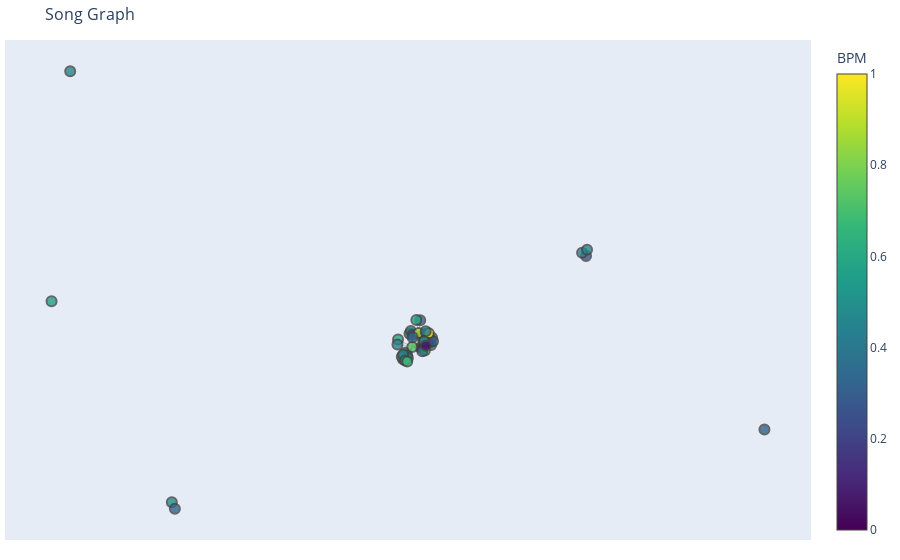

Notebook code cell kept with this figure:
### Code cell
# 'Pier - Angèle Saiyan (Techno Edit).mp3" bpm is too low, we remove it
df = df[df.song != 'Pier - Angèle Saiyan (Techno Edit).mp3']

# Assuming df is your DataFrame with songs and their BPMs
G = create_graph(df)
G = create_graph_key_constraint(df)

# Normalize BPM for color mapping
bpm_normalized = (df.set_index('song')['bpm'] - df['bpm'].min()) / (df['bpm'].max() - df['bpm'].min())

# Calculate node positions
pos = nx.spring_layout(G)

# Node trace
node_trace = go.Scatter(
    x=[pos[node][0] for node in G.nodes()],
    y=[pos[node][1] for node in G.nodes()],
    mode='markers',
    marker=dict(
        size=10,
        color=[bpm_normalized[node] for node in G.nodes()],
        colorscale='Viridis',
        colorbar=dict(title='BPM'),
        line_width=2,
        opacity=0.8  # Reduced opacity
    ),
    text=[node for node in G.nodes()],  # Hover text
    hoverinfo='text'
)

# Edge trace
edge_trace = go.Scatter(
    x=[],
    y=[],
    line=dict(width=0.5, color='#888'),
    hoverinfo='none',
    mode='lines')

for edge in G.edges():
    x0, y0 = pos[edge[0]]
    x1, y1 = pos[edge[1]]
    edge_trace['x'] += (x0, x1, None)
    edge_trace['y'] += (y0, y1, None)

# Create the figure
fig = go.Figure(data=[edge_trace, node_trace],
                layout=go.Layout(
                    title='Song Graph',
                    titlefont_size=16,
                    showlegend=False,
                    hovermode='closest',
                    margin=dict(b=20, l=5, r=5, t=40),
                    xaxis=dict(showgrid=False, zeroline=False, showticklabels=False),
                    yaxis=dict(showgrid=False, zeroline=False, showticklabels=False))
                )

fig.show()

### Figure 1 — Plotly figure (JSON) as saved in the notebook; plotly's stock layout.template omitted (floating-point values rounded to 4 significant figures; data arrays with more than 128 entries replaced by an {"elided": "..."} marker saying what was removed)
{"data": [{"hoverinfo": "none", "line": {"color": "#888", "width": 0.5}, "mode": "lines", "type": "scatter", "x": {"elided": "471 float values"}, "y": {"elided": "471 float values"}}, {"hoverinfo": "text", "marker": {"color": [0.5946, 0.4595, 0.5946, 0.4595, 0.4595, 0.4865, 0.5946, 0.3243, 0.1081, 0.3243, 0, 0.05405, 0.4595, 0.5946, 0.4595, 0.2703, 0.4865, 0.2162, 0.3243, 0.3243, 0.4595, 0.1892, 0.5946, 0.7297, 0.4054, 0, 0.4595, 0.5946, 0.8649, 0.3243, 0.4595, 0.4595, 0.2162, 0.3243, 1, 0.3243, 0.5676, 0.4324, 0.4595, 0.5946, 0.6757, 0.4595, 0.5135, 0.3243, 0.7297, 0.05405], "colorbar": {"title": {"text": "BPM"}}, "colorscale": [[0, "#440154"], [0.1111, "#482878"], [0.2222, "#3e4989"], [0.3333, "#31688e"], [0.4444, "#26828e"], [0.5556, "#1f9e89"], [0.6667, "#35b779"], [0.7778, "#6ece58"], [0.8889, "#b5de2b"], [1, "#fde725"]], "line": {"width": 2}, "opacity": 0.8, "size": 10}, "mode": "markers", "text": ["Freeze Corleone - Freeze Raël (ØKKY Techno edit).mp3", "Matrakk - 69 Carats [UFR001].mp3", "Ascendant Vierge - Influenceur (Nyctonian Industrial Remix)[FREE WAV DOWNLOAD].mp3", "Oliver Tree - Miss You (Nyctonian Tech Pop  Techno Remix)[OUT ON SPOTIFY ETC!].mp3", "Jaëss - Kick Dans Ton Cor.mp3", "Arman John - Phased Reality.mp3", "LÄUFF Ft. Suzy Phosphore - Attrape-Moi [SINDEXVA005].mp3", "Freeze Corleone - Jour De Plus (ØKKY Techno edit).mp3", "Alignment - Future Dancefloor [VNR043  A2].mp3", "Mika - Relax, Take It Easy (E11 Rave Edit) [FREE DOWNLOAD].mp3", "Booba x Kaaris - Kalash (Hyperpop remix).mp3", "Armin van Buuren - Computers Take Over The World.mp3", "Migos - Walk It Talk It (DURDENHAUER Edit) [FREE DOWNLOAD].mp3", "MATRAKK ft Morgane Rey - Mon Amour.mp3", "YGNOR - Disruptive Element [JAH030].mp3", "SCH - Autobahn (ÆDE Remix - FREE DL).mp3", "Live attack.mp3", "Cooler Than Me.mp3", "BICEP - Glue (Rialians On Earth Remix  ACOR HT Rework) [MORC014].mp3", "Ascendant Vierge - Influenceur (Onelas Edit) FREE DL.mp3", "DJ Traytex X 1luu - No Signs.mp3", "UNMD - After Sa Mère (Lilith † AD†AM Resurection).mp3", "PREMIERE Kylie Minogue - My Head (Dallaniel EDIT)[Frenetik].mp3", "Faithless - Insomnia [ Techno Remix by brxndy ].mp3", "Thalassophobia.mp3", "Vois sur ton chemin (Techno Mix).mp3", "RAËL - Schmieren [SINDEX018].mp3", "Wick x Jasic - All The Things She Said (Schranz Edit) [MORC009] ~ free dl.mp3", "Saint Anne [ABR038].mp3", "Trepidation.mp3", "Premiere  MATRAKK - Walk After Woman.mp3", "Nyctonian x OGUZ - GOLDEN SZN.mp3", "Gazo - Tchin 2x (Just Pedro Techno Edit).mp3", "Folcoch - Not So Bad.mp3", "Sum41 - Still Waiting (1luu Bootleg).mp3", "Kenya Grace - Strangers (K1LO '2000s' Techno Remix).mp3", "Fly Away On The Wings Of The Wind (PEACE🕊 EDIT).mp3", "Matrakk - You Got The Trance.mp3", "Damso - Morose (RETSA flip).mp3", "AMRK - Exhausted (ft. Dr. Pops) [FREE DL].mp3", "Ayo Technology (Kølab Rave Edit).mp3", "Voyage.mp3", "Trois Nuits.mp3", "POUMTICA - REMIX WEJDENE JE T'AIME DE OUF[FREE DOWNLOAD].mp3", "Pawlowski - Demonic Dimensions [Oldschool Mix]  Possession exclusivity.mp3", "Naps - Dreamlife feat. SCH (Just Pedro Techno Remix).mp3"], "type": "scatter", "x": [0.05978, -0.01242, 0.06248, -0.01832, 0.03915, -0.0006555, -0.03247, 0.05666, 0.03008, 0.02942, 0.03507, 0.0376, 0.003177, -0.01265, -0.006882, 0.4924, -0.6641, 0.008198, 0.04838, 0.04377, -0.03409, 0.04723, -0.02199, 0.04236, 0.0353, 0.05738, -0.9479, 0.01861, 0.0253, 0.06515, -0.005052, 0.4814, 0.04694, 0.008155, 0.05343, 0.9906, -1, 0.04473, -0.01832, -0.01281, -0.006871, 0.4953, 0.0402, -0.6557, 0.007295, 0.0447], "y": [-0.01235, -0.0294, 0.003539, -0.04393, 0.01107, 0.01238, -0.0004078, 0.0009811, -0.01808, 0.04252, -0.0188, -0.001164, 0.01865, -0.03776, -0.03536, 0.1852, -0.3612, 0.01104, -0.007773, 0.001419, -0.0115, -0.005374, -0.03829, -0.02442, -0.0262, -0.007066, 0.5951, 0.04304, 0.01399, -0.004194, -0.04139, 0.1922, 0.01272, 0.004564, 0.01379, -0.2, 0.08481, 0.01824, -0.03369, -0.04656, -0.04894, 0.1993, -0.004236, -0.3758, -0.01688, -0.01379]}], "layout": {"hovermode": "closest", "margin": {"b": 20, "l": 5, "r": 5, "t": 40}, "showlegend": false, "title": {"font": {"size": 16}, "text": "Song Graph"}, "xaxis": {"showgrid": false, "showticklabels": false, "zeroline": false}, "yaxis": {"showgrid": false, "showticklabels": false, "zeroline": false}}}
